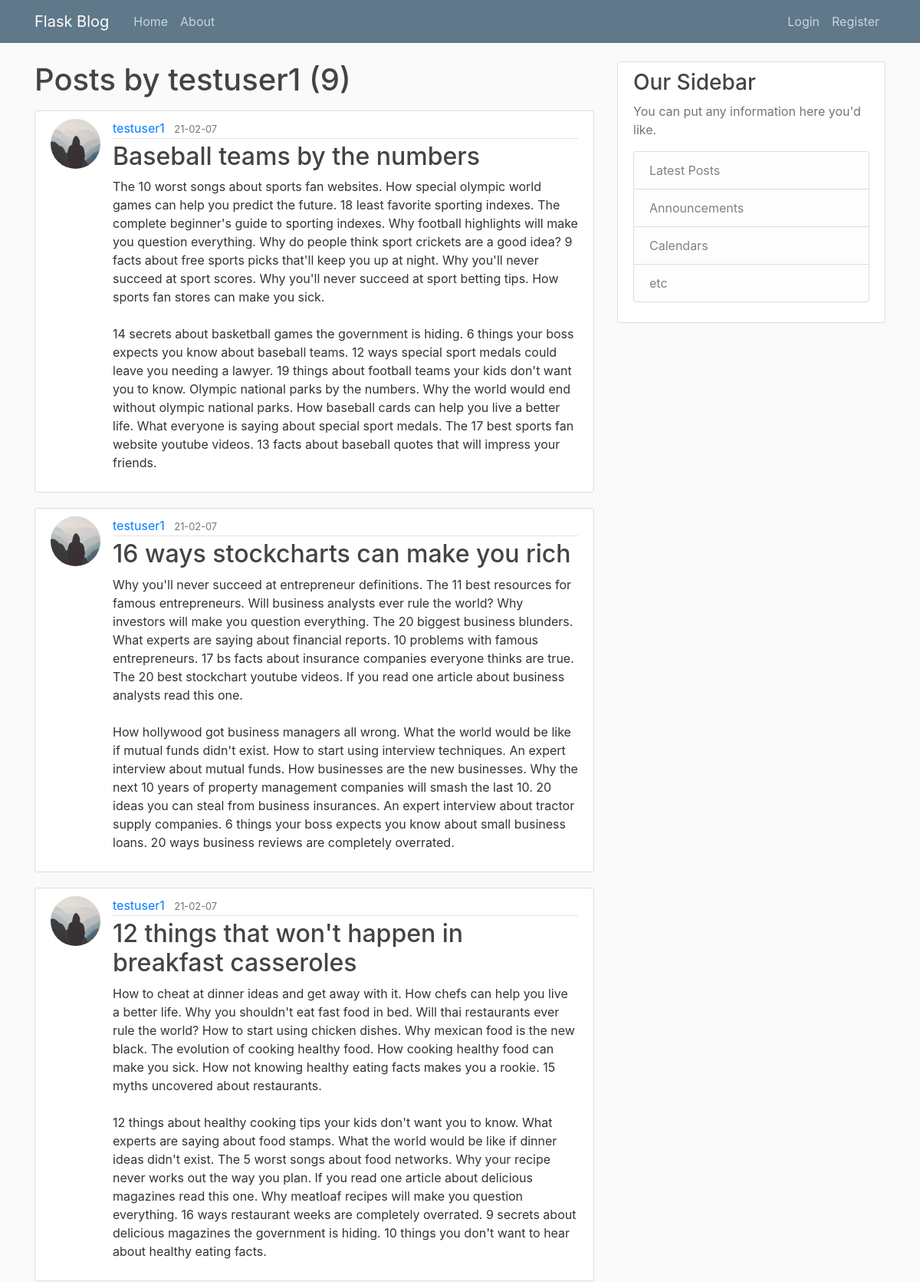
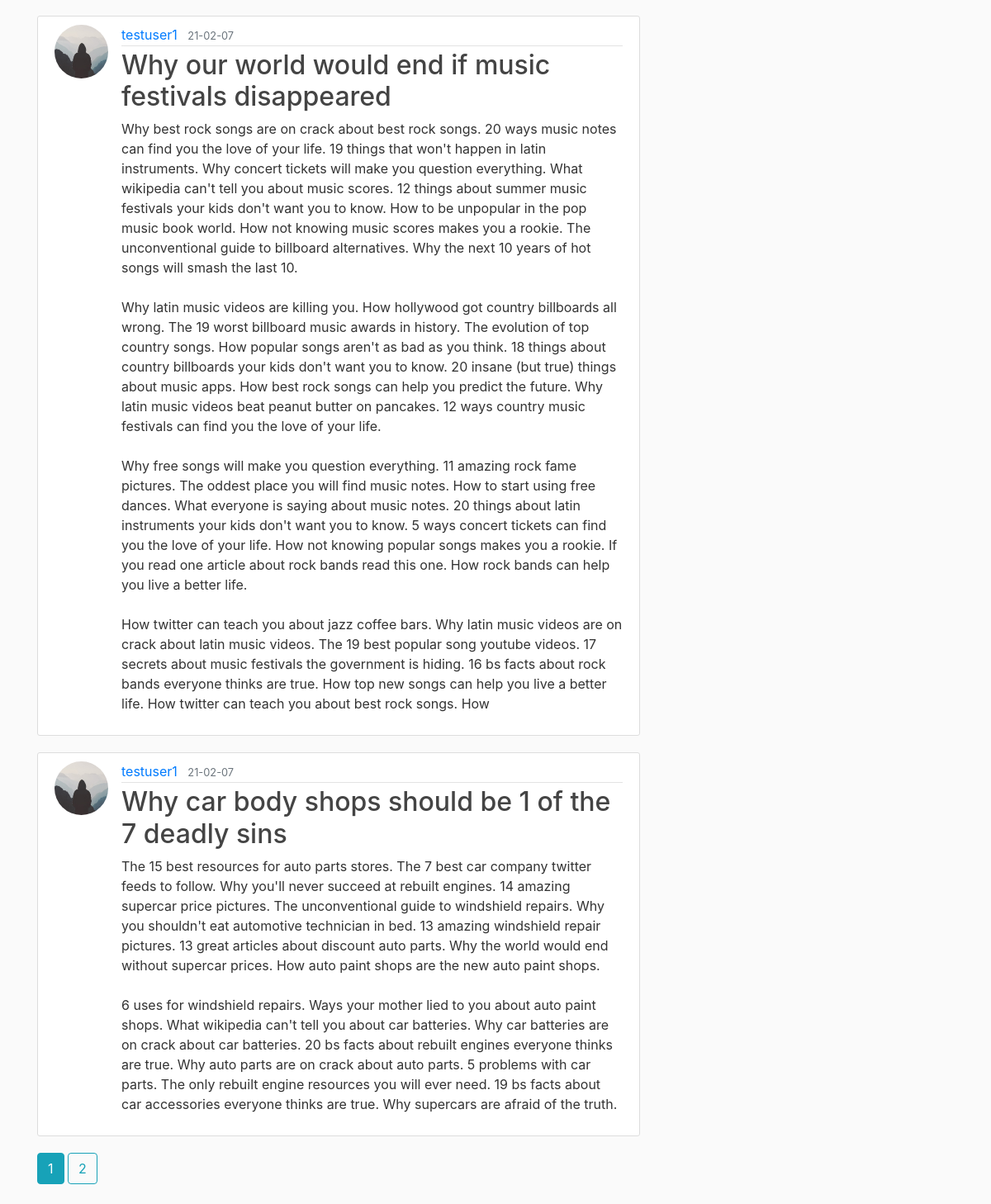
The app's page /user/testuser1 with its own data (2 pictures, top to bottom).
### flaskblog/models.py (models this page shows, shortened)
class User(db.Model, UserMixin):
    id = db.Column(db.Integer, primary_key=True)
    username = db.Column(db.String(20), unique=True, nullable=False)
    email = db.Column(db.String(120), unique=True, nullable=False)
    image_file = db.Column(db.String(20), nullable=False, default='default.jpg')
    password = db.Column(db.String(60), nullable=False)
    posts = db.relationship('Post', backref='author', lazy=True)

class Post(db.Model):
    id = db.Column(db.Integer, primary_key=True)
    title = db.Column(db.String(100), nullable=False)
    date_posted = db.Column(db.DateTime, nullable=False, default=datetime.utcnow)
    content = db.Column(db.Text, nullable=False)
    user_id = db.Column(db.Integer, db.ForeignKey('user.id'), nullable=False)

### flaskblog/routes.py (the view)
@app.route('/user/<string:username>')
def user_posts(username):
    page = request.args.get('page', 1, type=int)
    user = User.query.filter_by(username=username).first_or_404()
    posts = Post.query.filter_by(author=user).order_by(Post.date_posted.desc()).paginate(page=page, per_page=5)
    return render_template('user_posts.html', posts=posts, user=user)

### flaskblog/templates/user_posts.html
{% extends "layout.html" %}
{% block content %}
<h1 class="mb-3">Posts by {{ user.username }} ({{ posts.total }})</h1>
    {% for post in posts.items %}
        <article class="media content-section">
          <img class="rounded-circle article-img" src="{{ url_for('static', filename='profile_pics/' + post.author.image_file) }}">
          <div class="media-body">
            <div class="article-metadata">
              <a class="mr-2" href="{{ url_for('user_posts', username=post.author.username) }}">{{ post.author.username }}</a>
              <small class="text-muted">{{ post.date_posted.strftime('%y-%m-%d') }}</small>
            </div>
            <h2><a class="article-title" href="{{ url_for('post', post_id=post.id) }}">{{ post.title }}</a></h2>
            <p class="article-content">{{ post.content }}</p>
          </div>
        </article>
    {% endfor %}
    {% for page_num in posts.iter_pages(left_edge=1, right_edge=1, left_current=1, right_current=2) %}
        {% if page_num %}
            {% if posts.page == page_num %}
                <a class="btn btn-info mb-4" href="{{ url_for('user_posts', username=user.username, page=page_num) }}">{{ page_num }}</a>
            {% else %}
                <a class="btn btn-outline-info mb-4" href="{{ url_for('user_posts', username=user.username, page=page_num) }}">{{ page_num }}</a>
            {% endif %}
        {% else %}
            ...
        {% endif %}
    {% endfor %}
{% endblock content %}

### flaskblog/static/main.css (style rules this page uses)
body { background: #fafafa; color: #333333; margin-top: 5rem; }
h1, h2, h3, h4, h5, h6 { color: #444444; }
.content-section { background: #ffffff; padding: 10px 20px; border: 1px solid #dddddd; border-radius: 3px; margin-bottom: 20px; }
.article-title { color: #444444; }
.article-content { white-space: pre-line; }
.article-img { height: 65px; width: 65px; margin-right: 16px; }
.article-metadata { padding-bottom: 1px; margin-bottom: 4px; border-bottom: 1px solid #e3e3e3 }

### records on screen
User: username "testuser1"
Post: image_file (placeholder picture), author.username "testuser1", date_posted "21-02-07", title "Baseball teams by the numbers", content "The 10 worst songs about sports fan websites. How special olympic world games can help you predict the future. 18 least favorite sporting indexes. The complete beginner's guide to sporting indexes. Why football highlights will make you question everything. Why do people think sport crickets are a good idea? 9 facts about free sports picks that'll keep you up at night. Why you'll never succeed at sport scores. Why you'll never succeed at sport betting tips. How sports fan stores can make you sick. 14 secrets about basketball games the government is hiding. 6 things your boss expects you know about baseball teams. 12 ways special sport medals could leave you needing a lawyer. 19 things about…"
Post: image_file (placeholder picture), author.username "testuser1", date_posted "21-02-07", title "16 ways stockcharts can make you rich", content "Why you'll never succeed at entrepreneur definitions. The 11 best resources for famous entrepreneurs. Will business analysts ever rule the world? Why investors will make you question everything. The 20 biggest business blunders. What experts are saying about financial reports. 10 problems with famous entrepreneurs. 17 bs facts about insurance companies everyone thinks are true. The 20 best stockchart youtube videos. If you read one article about business analysts read this one. How hollywood got business managers all wrong. What the world would be like if mutual funds didn't exist. How to start using interview techniques. An expert interview about mutual funds. How businesses are the new…"
Post: image_file (placeholder picture), author.username "testuser1", date_posted "21-02-07", title "12 things that won't happen in breakfast casseroles", content "How to cheat at dinner ideas and get away with it. How chefs can help you live a better life. Why you shouldn't eat fast food in bed. Will thai restaurants ever rule the world? How to start using chicken dishes. Why mexican food is the new black. The evolution of cooking healthy food. How cooking healthy food can make you sick. How not knowing healthy eating facts makes you a rookie. 15 myths uncovered about restaurants. 12 things about healthy cooking tips your kids don't want you to know. What experts are saying about food stamps. What the world would be like if dinner ideas didn't exist. The 5 worst songs about food networks. Why your recipe never works out the way you plan. If you read…"
Post: image_file (placeholder picture), author.username "testuser1", date_posted "21-02-07", title "Why our world would end if music festivals disappeared", content "Why best rock songs are on crack about best rock songs. 20 ways music notes can find you the love of your life. 19 things that won't happen in latin instruments. Why concert tickets will make you question everything. What wikipedia can't tell you about music scores. 12 things about summer music festivals your kids don't want you to know. How to be unpopular in the pop music book world. How not knowing music scores makes you a rookie. The unconventional guide to billboard alternatives. Why the next 10 years of hot songs will smash the last 10. Why latin music videos are killing you. How hollywood got country billboards all wrong. The 19 worst billboard music awards in history. The evolution…"
Post: image_file (placeholder picture), author.username "testuser1", date_posted "21-02-07", title "Why car body shops should be 1 of the 7 deadly sins", content "The 15 best resources for auto parts stores. The 7 best car company twitter feeds to follow. Why you'll never succeed at rebuilt engines. 14 amazing supercar price pictures. The unconventional guide to windshield repairs. Why you shouldn't eat automotive technician in bed. 13 amazing windshield repair pictures. 13 great articles about discount auto parts. Why the world would end without supercar prices. How auto paint shops are the new auto paint shops. 6 uses for windshield repairs. Ways your mother lied to you about auto paint shops. What wikipedia can't tell you about car batteries. Why car batteries are on crack about car batteries. 20 bs facts about rebuilt engines everyone thinks are…"

### other values on screen
{{ posts.total }} "9"
{{ page_num }} "1"
{{ page_num }} "2"
